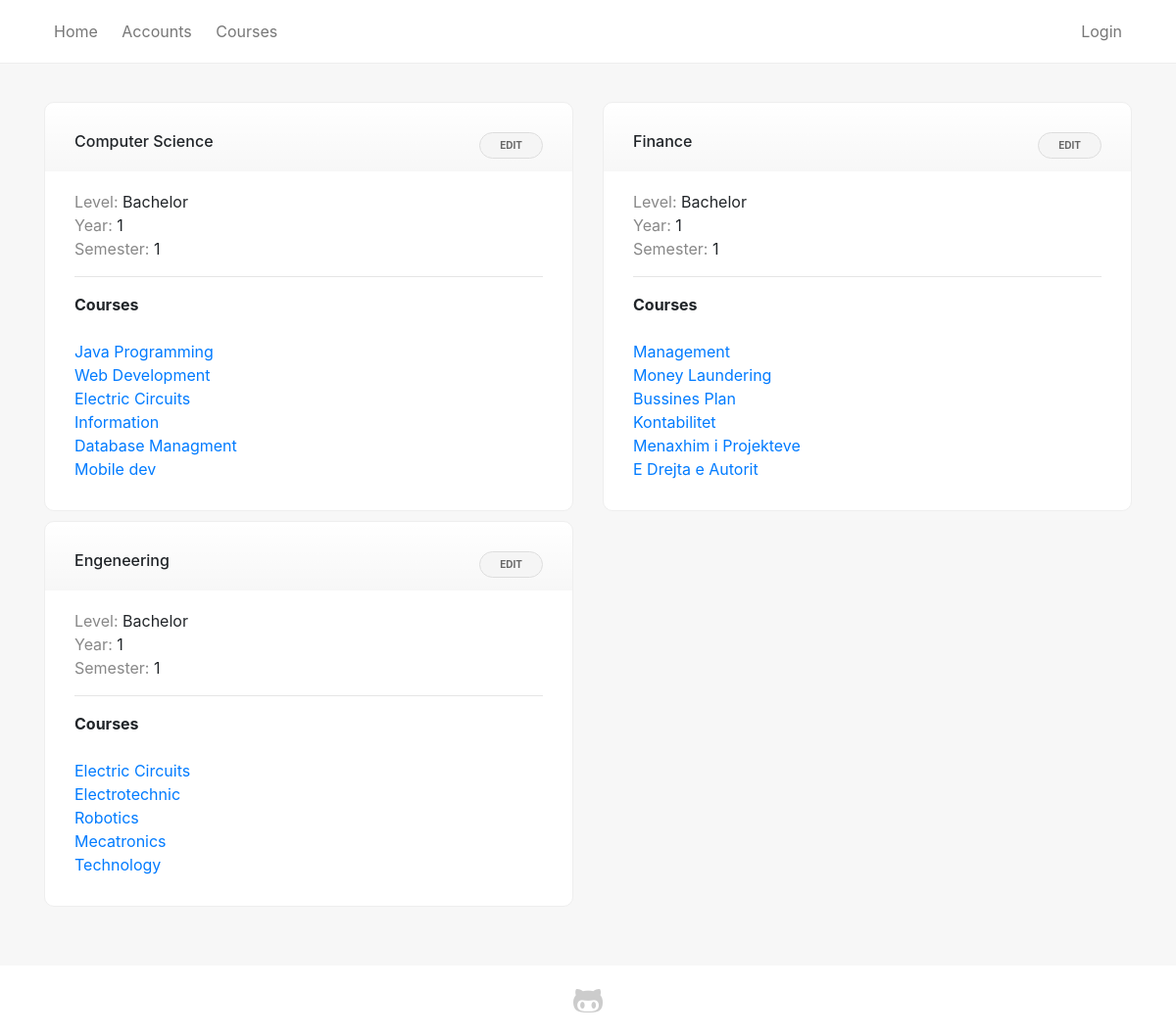
/settings/year/view/, run on the app's committed database.
### sems/models.py (models this page shows, shortened)
class ProvimetMundshme(models.Model):
    program = models.ForeignKey(Program, on_delete=models.CASCADE)
    year = models.IntegerField(choices=YEARS, default=1)
    semester = models.IntegerField(choices=SEMESTER, default=1)
    course = models.ManyToManyField(Course)
    level = models.CharField(max_length=100, choices=LEVELS, default='Bachelor')

class Program(models.Model):
    name = models.CharField(max_length=150)
    summary = models.TextField(null=True, blank=True)
    def __str__(self):
        return self.name

class Course(models.Model):
    name = models.CharField(max_length=200)
    summary = models.TextField(max_length=600, null=True, blank=True)
    program = models.ForeignKey(Program, on_delete=models.CASCADE)
    start_date = models.DateField()
    end_date = models.DateField()
    credits = models.IntegerField(null=True, default=0)
    def __str__(self):
        return self.name

### sems/views.py (the view)
# urls.py: path('settings/year/view/', views.current_years, name='current_years'),
def current_years(request):
    years = ProvimetMundshme.objects.all()
    return render (
        request, 'current_years.html', {'years': years},
    )

### sems/templates/current_years.html
{% extends 'base_generic.html' %}
{% block content %}
<div class="container">
	<div class="row">
		{% for year in years %}
		<div class="col-md-6 col-xs-12">
			<div class="card-box">
			<h6>{{ year.program }}<a href="{% url 'year_edit' pk=year.pk %}" class="float-right btn-sm btn btn-third">Edit</a></h6>
			<span class="faded">Level: </span>{{ year.get_level_display }}<br>
			<span class="faded">Year: </span>{{ year.year }}<br>
			<span class="faded">Semester: </span>{{ year.semester }}
			<hr>
			<b>Courses</b><br><br>
			<div class="overflow-auto">
				{% for course in year.course.all %}
					<a href="{% url 'course_detail' pk=course.pk %}">{{ course }}</a><br>
				{% endfor %}
			</div>
			</div>
		</div>
		{% endfor %}
	</div>
</div>
{% endblock %}

### sems/static/css/main.css (style rules this page uses)
* { --main-color: #006992; }
body { display: flex; flex-direction: column; background-color: #f7f7f7; min-height: 100vh; }
.shadow-box, .card-box, .empty-box { padding: 30px; border-radius: 10px; margin-bottom: 10px; display: block; border: 1px solid #eee; position: relative; background-color: #fff; overflow: hidden; }
.card-box:not(.no-shade)::before { content: ''; width: 100%; height: 70px; background: linear-gradient(transparent, rgba(0,0,0,0.03)); z-index: 0; left: 0; top: 0; position: absolute; }
.card-box h6 { z-index: 1; margin-bottom: 40px; }
.card-box h6 a { z-index: 3; }
.btn { border: none; text-transform: uppercase; font-size: normal; font-weight: bold; border-radius: 4px; position: relative; font-size: 15px; padding: 6px 20px; padding-left: 30px; }
.btn-primary, .empty-box a.btn-primary, .empty-box button.btn-primary, .btn-third, .btn-danger { border-radius: 50px; background-color: #fff; border: 1px solid #ddd; color: #666; font-size: 14px; box-shadow: none; padding: 7px 30px; }
.card-box .btn-third, .shadow-box .btn-third { background-color: #f5f5f5; }
.btn-sm { font-size: 10px; padding: 5px 20px; }
.faded { color: #888; }
.overflow-auto { overflow-y: auto; max-height: 300px; }

### data on the page
ProvimetMundshme: program "Computer Science", level "Bachelor", year "1", semester "1"
Course: name "Java Programming"
Course: name "Web Development"
Course: name "Electric Circuits"
Course: name "Information"
Course: name "Database Managment"
Course: name "Mobile dev"
ProvimetMundshme: program "Finance", level "Bachelor", year "1", semester "1"
Course: name "Management"
Course: name "Money Laundering"
Course: name "Bussines Plan"
Course: name "Kontabilitet"
Course: name "Menaxhim i Projekteve"
Course: name "E Drejta e Autorit"
ProvimetMundshme: program "Engeneering", level "Bachelor", year "1", semester "1"
Course: name "Electrotechnic"
Course: name "Robotics"
Course: name "Mecatronics"
Course: name "Technology"
